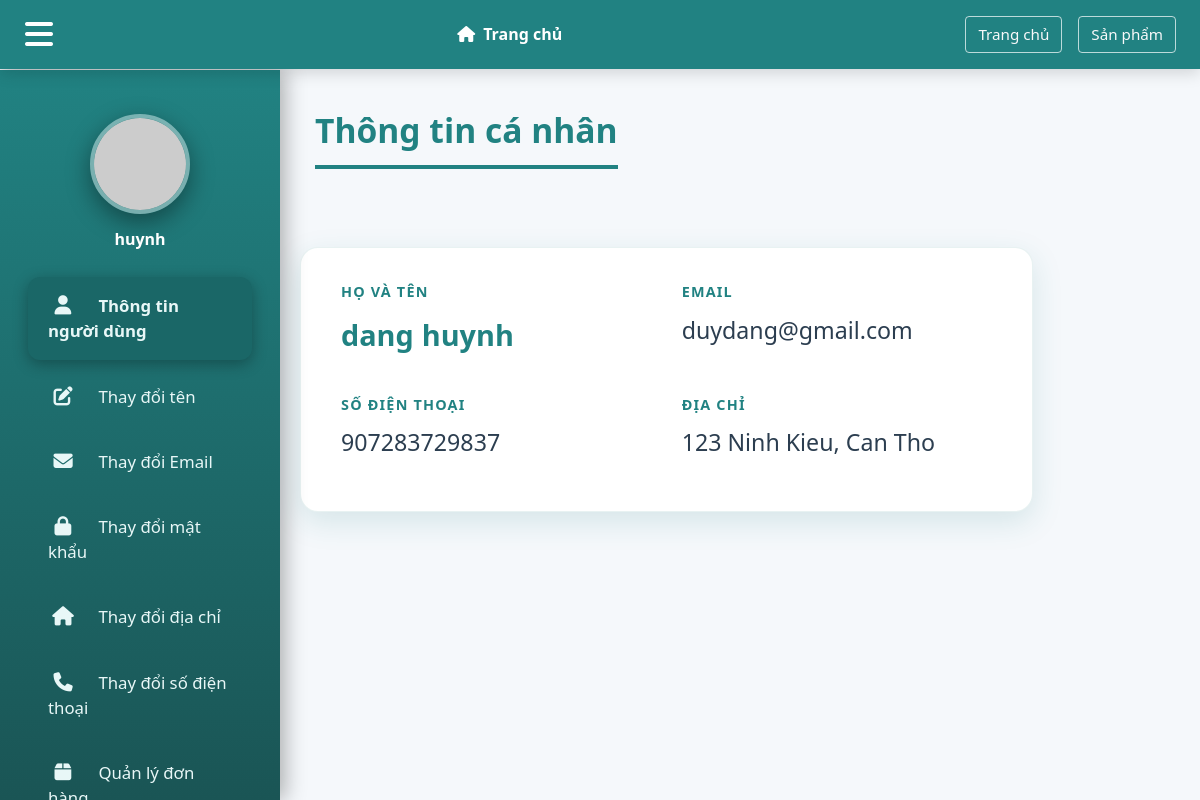
The app's page /user_infor.php (signed in) with its own data.
### tables this page shows
CREATE TABLE `taikhoan` (
  `manguoidung` int(11) NOT NULL,
  `pass` varchar(255) DEFAULT NULL,
  `ho` varchar(255) DEFAULT NULL,
  `ten` varchar(255) DEFAULT NULL,
  `email` varchar(255) DEFAULT NULL,
  `quyen` int(11) DEFAULT NULL,
  `sdt` varchar(15) DEFAULT NULL,
  `diachi` varchar(255) DEFAULT NULL,
  `user` varchar(255) NOT NULL
);

### src/controllers/baseController.php (called while the page is built, shortened)
<?php
class baseController{
    protected function loadview($viewPath, array $data = []){
        return require(self::VIEW_FOLDER_NAME.'/'.str_replace('.','/',$viewPath).'.php');
    }
}
?>

### src/controllers/user_inforController.php (called while the page is built, shortened)
<?php
class user_inforController extends baseController {
    private $userInfoModel;
    public function __construct()
    {
        $this->userInfoModel = new user_infor();
    }
    public function showUserInfo() {
        $username = $_SESSION['user_data']['user'];
        $userInfo = $this->userInfoModel->getUserInfo($username);
        return $this->loadView('user_infor.user_info', [
            'userInfo' => $userInfo
        ]);
    }
}
?>

### src/core/database.php (called while the page is built, shortened)
<?php
class database {
    public function connect(){
        $maxRetries = 5;
        $attempt = 0;
        while ($attempt < $maxRetries) {
            $conn = @mysqli_connect(
                self::HOST,
                self::USERNAME,
                self::PASSWORD,
                self::DBNAME
            );
            if ($conn) {
                return $conn;
            }
            $attempt++;
        }
        die("Kết nối DB thất bại sau {$maxRetries} lần: " . mysqli_connect_error());
    }
}
?>

### src/models/user_inforModel.php (called while the page is built, shortened)
<?php
class user_infor extends baseModel{
    function getUserInfo($username){
        $query = "SELECT * FROM taikhoan WHERE user = '$username'";
        $result = $query = $this->_query($query);
        if (mysqli_num_rows($result) == 1) {
            $userInfo = mysqli_fetch_assoc($result);
            return $userInfo;
        } else {
            return null;
        }
    }
}
?>

### src/models/baseModel.php (called while the page is built)
<?php
class baseModel extends database{
    protected $conn;
    public function __construct()
    {
        $this->conn = $this->connect();
    }
    public function _query($sql){
        return mysqli_query($this->conn,$sql);
    }
}
?>

### src/views/user_infor/user_info.php (the view, shortened to what this page needs)
<main class="col-md-9 ms-sm-auto col-lg-10 content">
    <h1 class="navbar-brand">Thông tin cá nhân</h1>
    <div class="mt-5">
        <div class="info row">
            <div class="col-md-6">
                <h6>Họ và tên</h6>
                <div class="name-container d-flex ">
                    <p><?php echo $userInfo['ho']; ?></p>
                    <p class="ml-2"><?php echo $userInfo['ten']; ?></p>
                </div>
            </div>
            <div class="col-md-6 ">
                <h6>Email</h6>
                <p><?php echo $userInfo['email']; ?></p>
            </div>
            <div class="col-md-6 mt-4">
                <h6>Số điện thoại</h6>
                <p><?php echo $userInfo['sdt']; ?></p>
            </div>
            <div class="col-md-6 mt-4">
                <h6>Địa chỉ</h6>
                <p><?php echo $userInfo['diachi']; ?></p>
            </div>
        </div>
    </div>
    </div>

### src/views/css/user_info.css (style rules this page uses)
body { font-family: 'Segoe UI', Tahoma, Geneva, Verdana, sans-serif; background-color: #f5f8fb; margin: 0; padding: 0; }
.content h1 { font-size: 2.1rem; color: #218282; font-weight: 700; margin-bottom: 30px; padding-bottom: 10px; border-bottom: 4px solid #218282; }
.info { background: white; border-radius: 18px; padding: 35px 25px; box-shadow: 0 10px 30px rgba(33, 130, 130, 0.15); border: 1px solid rgba(33, 130, 130, 0.1); }
.info h6 { color: #218282; font-weight: 600; text-transform: uppercase; font-size: 0.9rem; letter-spacing: 1.2px; margin-bottom: 12px; }
.info p { font-size: 1.45rem; color: #2c3e50; font-weight: 500; }
.name-container p { font-size: 1.8rem; font-weight: 700; color: #218282; }

### records on screen
taikhoan: ho "dang", ten "huynh", email "duydang@gmail.com", sdt "907283729837", diachi "123 Ninh Kieu, Can Tho"

### other values on screen
$_SESSION['user_data']['ten'] "huynh"
